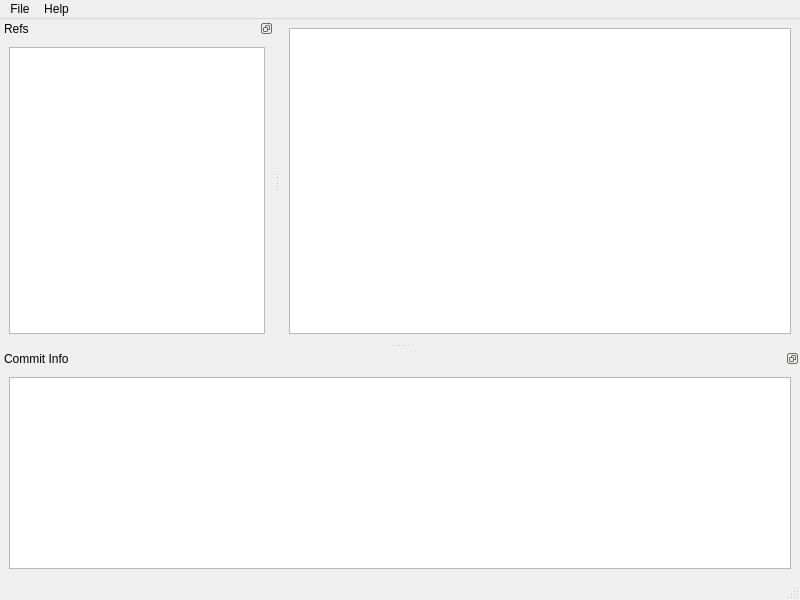
<?xml version="1.0" encoding="UTF-8"?>
<ui version="4.0">
 <class>main_window</class>
 <widget class="QMainWindow" name="main_window">
  <property name="geometry">
   <rect>
    <x>0</x>
    <y>0</y>
    <width>800</width>
    <height>600</height>
   </rect>
  </property>
  <property name="windowTitle">
   <string>Reef</string>
  </property>
  <widget class="QWidget" name="centralwidget">
   <layout class="QGridLayout" name="gridLayout">
    <item row="0" column="0">
     <widget class="QTableView" name="commit_table">
      <property name="selectionBehavior">
       <enum>QAbstractItemView::SelectRows</enum>
      </property>
      <property name="showGrid">
       <bool>false</bool>
      </property>
      <attribute name="horizontalHeaderStretchLastSection">
       <bool>true</bool>
      </attribute>
      <attribute name="verticalHeaderMinimumSectionSize">
       <number>20</number>
      </attribute>
      <attribute name="verticalHeaderDefaultSectionSize">
       <number>20</number>
      </attribute>
     </widget>
    </item>
   </layout>
  </widget>
  <widget class="QMenuBar" name="menubar">
   <property name="geometry">
    <rect>
     <x>0</x>
     <y>0</y>
     <width>800</width>
     <height>24</height>
    </rect>
   </property>
   <widget class="QMenu" name="menu_file">
    <property name="title">
     <string>File</string>
    </property>
    <addaction name="action_open_repository"/>
    <addaction name="action_close_repository"/>
    <addaction name="separator"/>
    <addaction name="action_exit"/>
   </widget>
   <widget class="QMenu" name="menu_help">
    <property name="title">
     <string>Help</string>
    </property>
    <addaction name="action_about"/>
   </widget>
   <addaction name="menu_file"/>
   <addaction name="menu_help"/>
  </widget>
  <widget class="QStatusBar" name="statusbar"/>
  <widget class="QDockWidget" name="dock_widget_ref_tree">
   <property name="features">
    <set>QDockWidget::DockWidgetFloatable|QDockWidget::DockWidgetMovable</set>
   </property>
   <property name="windowTitle">
    <string>Refs</string>
   </property>
   <attribute name="dockWidgetArea">
    <number>1</number>
   </attribute>
   <widget class="QWidget" name="dock_widget_ref_tree_contents">
    <layout class="QGridLayout" name="gridLayout_2">
     <item row="0" column="0">
      <widget class="QTreeView" name="ref_tree"/>
     </item>
    </layout>
   </widget>
  </widget>
  <widget class="QDockWidget" name="dock_widget_commit_info">
   <property name="features">
    <set>QDockWidget::DockWidgetFloatable|QDockWidget::DockWidgetMovable</set>
   </property>
   <property name="windowTitle">
    <string>Commit Info</string>
   </property>
   <attribute name="dockWidgetArea">
    <number>8</number>
   </attribute>
   <widget class="QWidget" name="docker_widget_commit_info_contents">
    <layout class="QGridLayout" name="gridLayout_3">
     <item row="0" column="0">
      <widget class="QTextBrowser" name="commit_info"/>
     </item>
    </layout>
   </widget>
  </widget>
  <action name="action_open_repository">
   <property name="text">
    <string>Open Repository</string>
   </property>
  </action>
  <action name="action_close_repository">
   <property name="text">
    <string>Close Repository</string>
   </property>
  </action>
  <action name="action_exit">
   <property name="text">
    <string>Exit</string>
   </property>
  </action>
  <action name="action_about">
   <property name="text">
    <string>About</string>
   </property>
  </action>
 </widget>
 <resources/>
 <connections/>
</ui>
